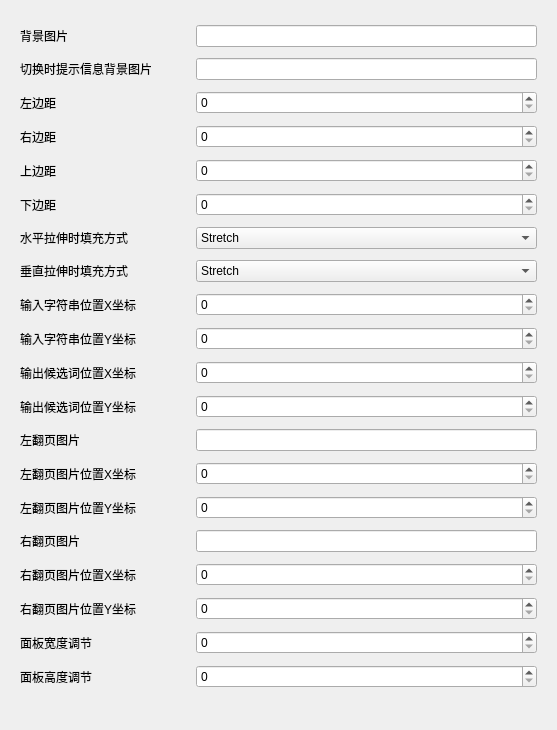
         <widget class="QWidget" name="scrollAreaWidgetContents">
          <property name="geometry">
           <rect>
            <x>0</x>
            <y>-369</y>
            <width>557</width>
            <height>730</height>
           </rect>
          </property>
          <layout class="QGridLayout" name="gridLayout_3">
           <item row="0" column="0">
            <widget class="QWidget" name="widget" native="true">
             <layout class="QGridLayout" name="gridLayout_4">
              <item row="0" column="0">
               <layout class="QHBoxLayout" name="horizontalLayout">
                <item>
                 <widget class="QLabel" name="label_iBackImg">
                  <property name="minimumSize">
                   <size>
                    <width>170</width>
                    <height>0</height>
                   </size>
                  </property>
                  <property name="maximumSize">
                   <size>
                    <width>170</width>
                    <height>16777215</height>
                   </size>
                  </property>
                  <property name="text">
                   <string>背景图片</string>
                  </property>
                 </widget>
                </item>
                <item>
                 <widget class="QLineEdit" name="lineEdit_iBackImg"/>
                </item>
               </layout>
              </item>
              <item row="1" column="0">
               <layout class="QHBoxLayout" name="horizontalLayout_2">
                <item>
                 <widget class="QLabel" name="labe_iTipsImg">
                  <property name="minimumSize">
                   <size>
                    <width>170</width>
                    <height>0</height>
                   </size>
                  </property>
                  <property name="maximumSize">
                   <size>
                    <width>170</width>
                    <height>16777215</height>
                   </size>
                  </property>
                  <property name="text">
                   <string>切换时提示信息背景图片</string>
                  </property>
                 </widget>
                </item>
                <item>
                 <widget class="QLineEdit" name="lineEdit_iTipsImg"/>
                </item>
               </layout>
              </item>
              <item row="2" column="0">
               <layout class="QHBoxLayout" name="horizontalLayout_3">
                <item>
                 <widget class="QLabel" name="label_iLeftMargin">
                  <property name="minimumSize">
                   <size>
                    <width>170</width>
                    <height>0</height>
                   </size>
                  </property>
                  <property name="maximumSize">
                   <size>
                    <width>170</width>
                    <height>16777215</height>
                   </size>
                  </property>
                  <property name="text">
                   <string>左边距</string>
                  </property>
                 </widget>
                </item>
                <item>
                 <widget class="QSpinBox" name="spinBox_iLeftMargin"/>
                </item>
               </layout>
              </item>
              <item row="3" column="0">
               <layout class="QHBoxLayout" name="horizontalLayout_4">
                <item>
                 <widget class="QLabel" name="label_iRightMargin">
                  <property name="minimumSize">
                   <size>
                    <width>170</width>
                    <height>0</height>
                   </size>
                  </property>
                  <property name="maximumSize">
                   <size>
                    <width>170</width>
                    <height>16777215</height>
                   </size>
                  </property>
                  <property name="text">
                   <string>右边距</string>
                  </property>
                 </widget>
                </item>
                <item>
                 <widget class="QSpinBox" name="spinBox_iRightMargin"/>
                </item>
               </layout>
              </item>
              <item row="4" column="0">
               <layout class="QHBoxLayout" name="horizontalLayout_5">
                <item>
                 <widget class="QLabel" name="label_iTopMargin">
                  <property name="minimumSize">
                   <size>
                    <width>170</width>
                    <height>0</height>
                   </size>
                  </property>
                  <property name="maximumSize">
                   <size>
                    <width>170</width>
                    <height>16777215</height>
                   </size>
                  </property>
                  <property name="text">
                   <string>上边距</string>
                  </property>
                 </widget>
                </item>
                <item>
                 <widget class="QSpinBox" name="spinBox_iTopMargin"/>
                </item>
               </layout>
              </item>
              <item row="5" column="0">
               <layout class="QHBoxLayout" name="horizontalLayout_6">
                <item>
                 <widget class="QLabel" name="label_iBottomMargin">
                  <property name="minimumSize">
                   <size>
                    <width>170</width>
                    <height>0</height>
                   </size>
                  </property>
                  <property name="maximumSize">
                   <size>
                    <width>170</width>
                    <height>16777215</height>
                   </size>
                  </property>
                  <property name="text">
                   <string>下边距</string>
                  </property>
                 </widget>
                </item>
                <item>
                 <widget class="QSpinBox" name="spinBox_iBottomMargin"/>
                </item>
               </layout>
              </item>
              <item row="6" column="0">
               <layout class="QHBoxLayout" name="horizontalLayout_7">
                <item>
                 <widget class="QLabel" name="label_iHorizontalTileMode">
                  <property name="minimumSize">
                   <size>
                    <width>170</width>
                    <height>0</height>
                   </size>
                  </property>
                  <property name="maximumSize">
                   <size>
                    <width>170</width>
                    <height>16777215</height>
                   </size>
                  </property>
                  <property name="text">
                   <string>水平拉伸时填充方式</string>
                  </property>
                 </widget>
                </item>
                <item>
                 <widget class="QComboBox" name="comboBox_iHorizontalTileMode">
                  <item>
                   <property name="text">
                    <string>Stretch</string>
                   </property>
                  </item>
                  <item>
                   <property name="text">
                    <string>Repeat</string>
                   </property>
                  </item>
                  <item>
                   <property name="text">
                    <string>Round</string>
                   </property>
                  </item>
                 </widget>
                </item>
               </layout>
              </item>
              <item row="7" column="0">
               <layout class="QHBoxLayout" name="horizontalLayout_8">
                <item>
                 <widget class="QLabel" name="label_iVerticalTileMode">
                  <property name="minimumSize">
                   <size>
                    <width>170</width>
                    <height>0</height>
                   </size>
                  </property>
                  <property name="maximumSize">
                   <size>
                    <width>170</width>
                    <height>16777215</height>
                   </size>
                  </property>
                  <property name="text">
                   <string>垂直拉伸时填充方式</string>
                  </property>
                 </widget>
                </item>
                <item>
                 <widget class="QComboBox" name="comboBox_iVerticalTileMode">
                  <item>
                   <property name="text">
                    <string>Stretch</string>
                   </property>
                  </item>
                  <item>
                   <property name="text">
                    <string>Repeat</string>
                   </property>
                  </item>
                  <item>
                   <property name="text">
                    <string>Round</string>
                   </property>
                  </item>
                 </widget>
                </item>
               </layout>
              </item>
              <item row="8" column="0">
               <layout class="QHBoxLayout" name="horizontalLayout_9">
                <item>
                 <widget class="QLabel" name="label_iInputStringPosX">
                  <property name="minimumSize">
                   <size>
                    <width>170</width>
                    <height>0</height>
                   </size>
                  </property>
                  <property name="maximumSize">
                   <size>
                    <width>170</width>
                    <height>16777215</height>
                   </size>
                  </property>
                  <property name="text">
                   <string>输入字符串位置X坐标</string>
                  </property>
                 </widget>
                </item>
                <item>
                 <widget class="QSpinBox" name="spinBox_iInputStringPosX"/>
                </item>
               </layout>
              </item>
              <item row="9" column="0">
               <layout class="QHBoxLayout" name="horizontalLayout_10">
                <item>
                 <widget class="QLabel" name="label_iInputStringPosY">
                  <property name="minimumSize">
                   <size>
                    <width>170</width>
                    <height>0</height>
                   </size>
                  </property>
                  <property name="maximumSize">
                   <size>
                    <width>170</width>
                    <height>16777215</height>
                   </size>
                  </property>
                  <property name="text">
                   <string>输入字符串位置Y坐标</string>
                  </property>
                 </widget>
                </item>
                <item>
                 <widget class="QSpinBox" name="spinBox_iInputStringPosY"/>
                </item>
               </layout>
              </item>
              <item row="10" column="0">
               <layout class="QHBoxLayout" name="horizontalLayout_11">
                <item>
                 <widget class="QLabel" name="label_iOutputCandPosX">
                  <property name="minimumSize">
                   <size>
                    <width>170</width>
                    <height>0</height>
                   </size>
                  </property>
                  <property name="maximumSize">
                   <size>
                    <width>170</width>
                    <height>16777215</height>
                   </size>
                  </property>
                  <property name="text">
                   <string>输出候选词位置X坐标</string>
                  </property>
                 </widget>
                </item>
                <item>
                 <widget class="QSpinBox" name="spinBox_iOutputCandPosX"/>
                </item>
               </layout>
              </item>
              <item row="11" column="0">
               <layout class="QHBoxLayout" name="horizontalLayout_12">
                <item>
                 <widget class="QLabel" name="label_iOutputCandPosY">
                  <property name="minimumSize">
                   <size>
                    <width>170</width>
                    <height>0</height>
                   </size>
                  </property>
                  <property name="maximumSize">
                   <size>
                    <width>170</width>
                    <height>16777215</height>
                   </size>
                  </property>
                  <property name="text">
                   <string>输出候选词位置Y坐标</string>
                  </property>
                 </widget>
                </item>
                <item>
                 <widget class="QSpinBox" name="spinBox_iOutputCandPosY"/>
                </item>
               </layout>
              </item>
              <item row="12" column="0">
               <layout class="QHBoxLayout" name="horizontalLayout_16">
                <item>
                 <widget class="QLabel" name="label_iBackArrow">
                  <property name="minimumSize">
                   <size>
                    <width>170</width>
                    <height>0</height>
                   </size>
                  </property>
                  <property name="maximumSize">
                   <size>
                    <width>170</width>
                    <height>16777215</height>
                   </size>
                  </property>
                  <property name="text">
                   <string>左翻页图片</string>
                  </property>
                 </widget>
                </item>
                <item>
                 <widget class="QLineEdit" name="lineEdit_iBackArrow"/>
                </item>
               </layout>
              </item>
              <item row="13" column="0">
               <layout class="QHBoxLayout" name="horizontalLayout_17">
                <item>
                 <widget class="QLabel" name="label_iBackArrowX">
                  <property name="minimumSize">
                   <size>
                    <width>170</width>
                    <height>0</height>
                   </size>
                  </property>
                  <property name="maximumSize">
                   <size>
                    <width>170</width>
                    <height>16777215</height>
                   </size>
                  </property>
                  <property name="text">
                   <string>左翻页图片位置X坐标</string>
                  </property>
                 </widget>
                </item>
                <item>
                 <widget class="QSpinBox" name="spinBox_iBackArrowX"/>
                </item>
               </layout>
              </item>
              <item row="14" column="0">
               <layout class="QHBoxLayout" name="horizontalLayout_18">
                <item>
                 <widget class="QLabel" name="label_iBackArrowY">
                  <property name="minimumSize">
                   <size>
                    <width>170</width>
                    <height>0</height>
                   </size>
                  </property>
                  <property name="maximumSize">
                   <size>
                    <width>170</width>
                    <height>16777215</height>
                   </size>
                  </property>
                  <property name="text">
                   <string>左翻页图片位置Y坐标</string>
                  </property>
                 </widget>
                </item>
                <item>
                 <widget class="QSpinBox" name="spinBox_iBackArrowY"/>
                </item>
               </layout>
              </item>
              <item row="15" column="0">
               <layout class="QHBoxLayout" name="horizontalLayout_21">
                <item>
                 <widget class="QLabel" name="label_iForwardArrow">
                  <property name="minimumSize">
                   <size>
                    <width>170</width>
                    <height>0</height>
                   </size>
                  </property>
                  <property name="maximumSize">
                   <size>
                    <width>170</width>
                    <height>16777215</height>
                   </size>
                  </property>
                  <property name="text">
                   <string>右翻页图片</string>
                  </property>
                 </widget>
                </item>
                <item>
                 <widget class="QLineEdit" name="lineEdit_iForwardArrow"/>
                </item>
               </layout>
              </item>
              <item row="16" column="0">
               <layout class="QHBoxLayout" name="horizontalLayout_19">
                <item>
                 <widget class="QLabel" name="label_iForwardArrowX">
                  <property name="minimumSize">
                   <size>
                    <width>170</width>
                    <height>0</height>
                   </size>
                  </property>
                  <property name="maximumSize">
                   <size>
                    <width>170</width>
                    <height>16777215</height>
                   </size>
                  </property>
                  <property name="text">
                   <string>右翻页图片位置X坐标</string>
                  </property>
                 </widget>
                </item>
                <item>
                 <widget class="QSpinBox" name="spinBox_iForwardArrowX"/>
                </item>
               </layout>
              </item>
              <item row="17" column="0">
               <layout class="QHBoxLayout" name="horizontalLayout_20">
                <item>
                 <widget class="QLabel" name="label_iForwardArrowY">
                  <property name="minimumSize">
                   <size>
                    <width>170</width>
                    <height>0</height>
                   </size>
                  </property>
                  <property name="maximumSize">
                   <size>
                    <width>170</width>
                    <height>16777215</height>
                   </size>
                  </property>
                  <property name="text">
                   <string>右翻页图片位置Y坐标</string>
                  </property>
                 </widget>
                </item>
                <item>
                 <widget class="QSpinBox" name="spinBox_iForwardArrowY"/>
                </item>
               </layout>
              </item>
              <item row="18" column="0">
               <layout class="QHBoxLayout" name="horizontalLayout_30">
                <item>
                 <widget class="QLabel" name="label_iAdjustWidth">
                  <property name="minimumSize">
                   <size>
                    <width>170</width>
                    <height>0</height>
                   </size>
                  </property>
                  <property name="maximumSize">
                   <size>
                    <width>170</width>
                    <height>16777215</height>
                   </size>
                  </property>
                  <property name="text">
                   <string>面板宽度调节</string>
                  </property>
                 </widget>
                </item>
                <item>
                 <widget class="QSpinBox" name="spinBox_iAdjustWidth"/>
                </item>
               </layout>
              </item>
              <item row="19" column="0">
               <layout class="QHBoxLayout" name="horizontalLayout_31">
                <item>
                 <widget class="QLabel" name="label_iAdjustHeight">
                  <property name="minimumSize">
                   <size>
                    <width>170</width>
                    <height>0</height>
                   </size>
                  </property>
                  <property name="maximumSize">
                   <size>
                    <width>170</width>
                    <height>16777215</height>
                   </size>
                  </property>
                  <property name="text">
                   <string>面板高度调节</string>
                  </property>
                 </widget>
                </item>
                <item>
                 <widget class="QSpinBox" name="spinBox_iAdjustHeight"/>
                </item>
               </layout>
              </item>
             </layout>
             <zorder></zorder>
             <zorder></zorder>
             <zorder></zorder>
             <zorder></zorder>
             <zorder></zorder>
             <zorder></zorder>
             <zorder></zorder>
             <zorder></zorder>
             <zorder>layoutWidget</zorder>
             <zorder>layoutWidget_2</zorder>
             <zorder>layoutWidget_3</zorder>
             <zorder>layoutWidget_4</zorder>
             <zorder>label_iOutputCandPosY_2</zorder>
             <zorder>layoutWidget_9</zorder>
             <zorder>layoutWidget_7</zorder>
             <zorder>layoutWidget_8</zorder>
             <zorder>layoutWidget_10</zorder>
             <zorder>layoutWidget_6</zorder>
             <zorder>layoutWidget_11</zorder>
             <zorder>layoutWidget_12</zorder>
             <zorder>layoutWidget_13</zorder>
             <zorder>lineEdit_iBackImg</zorder>
            </widget>
           </item>
          </layout>
         </widget>
